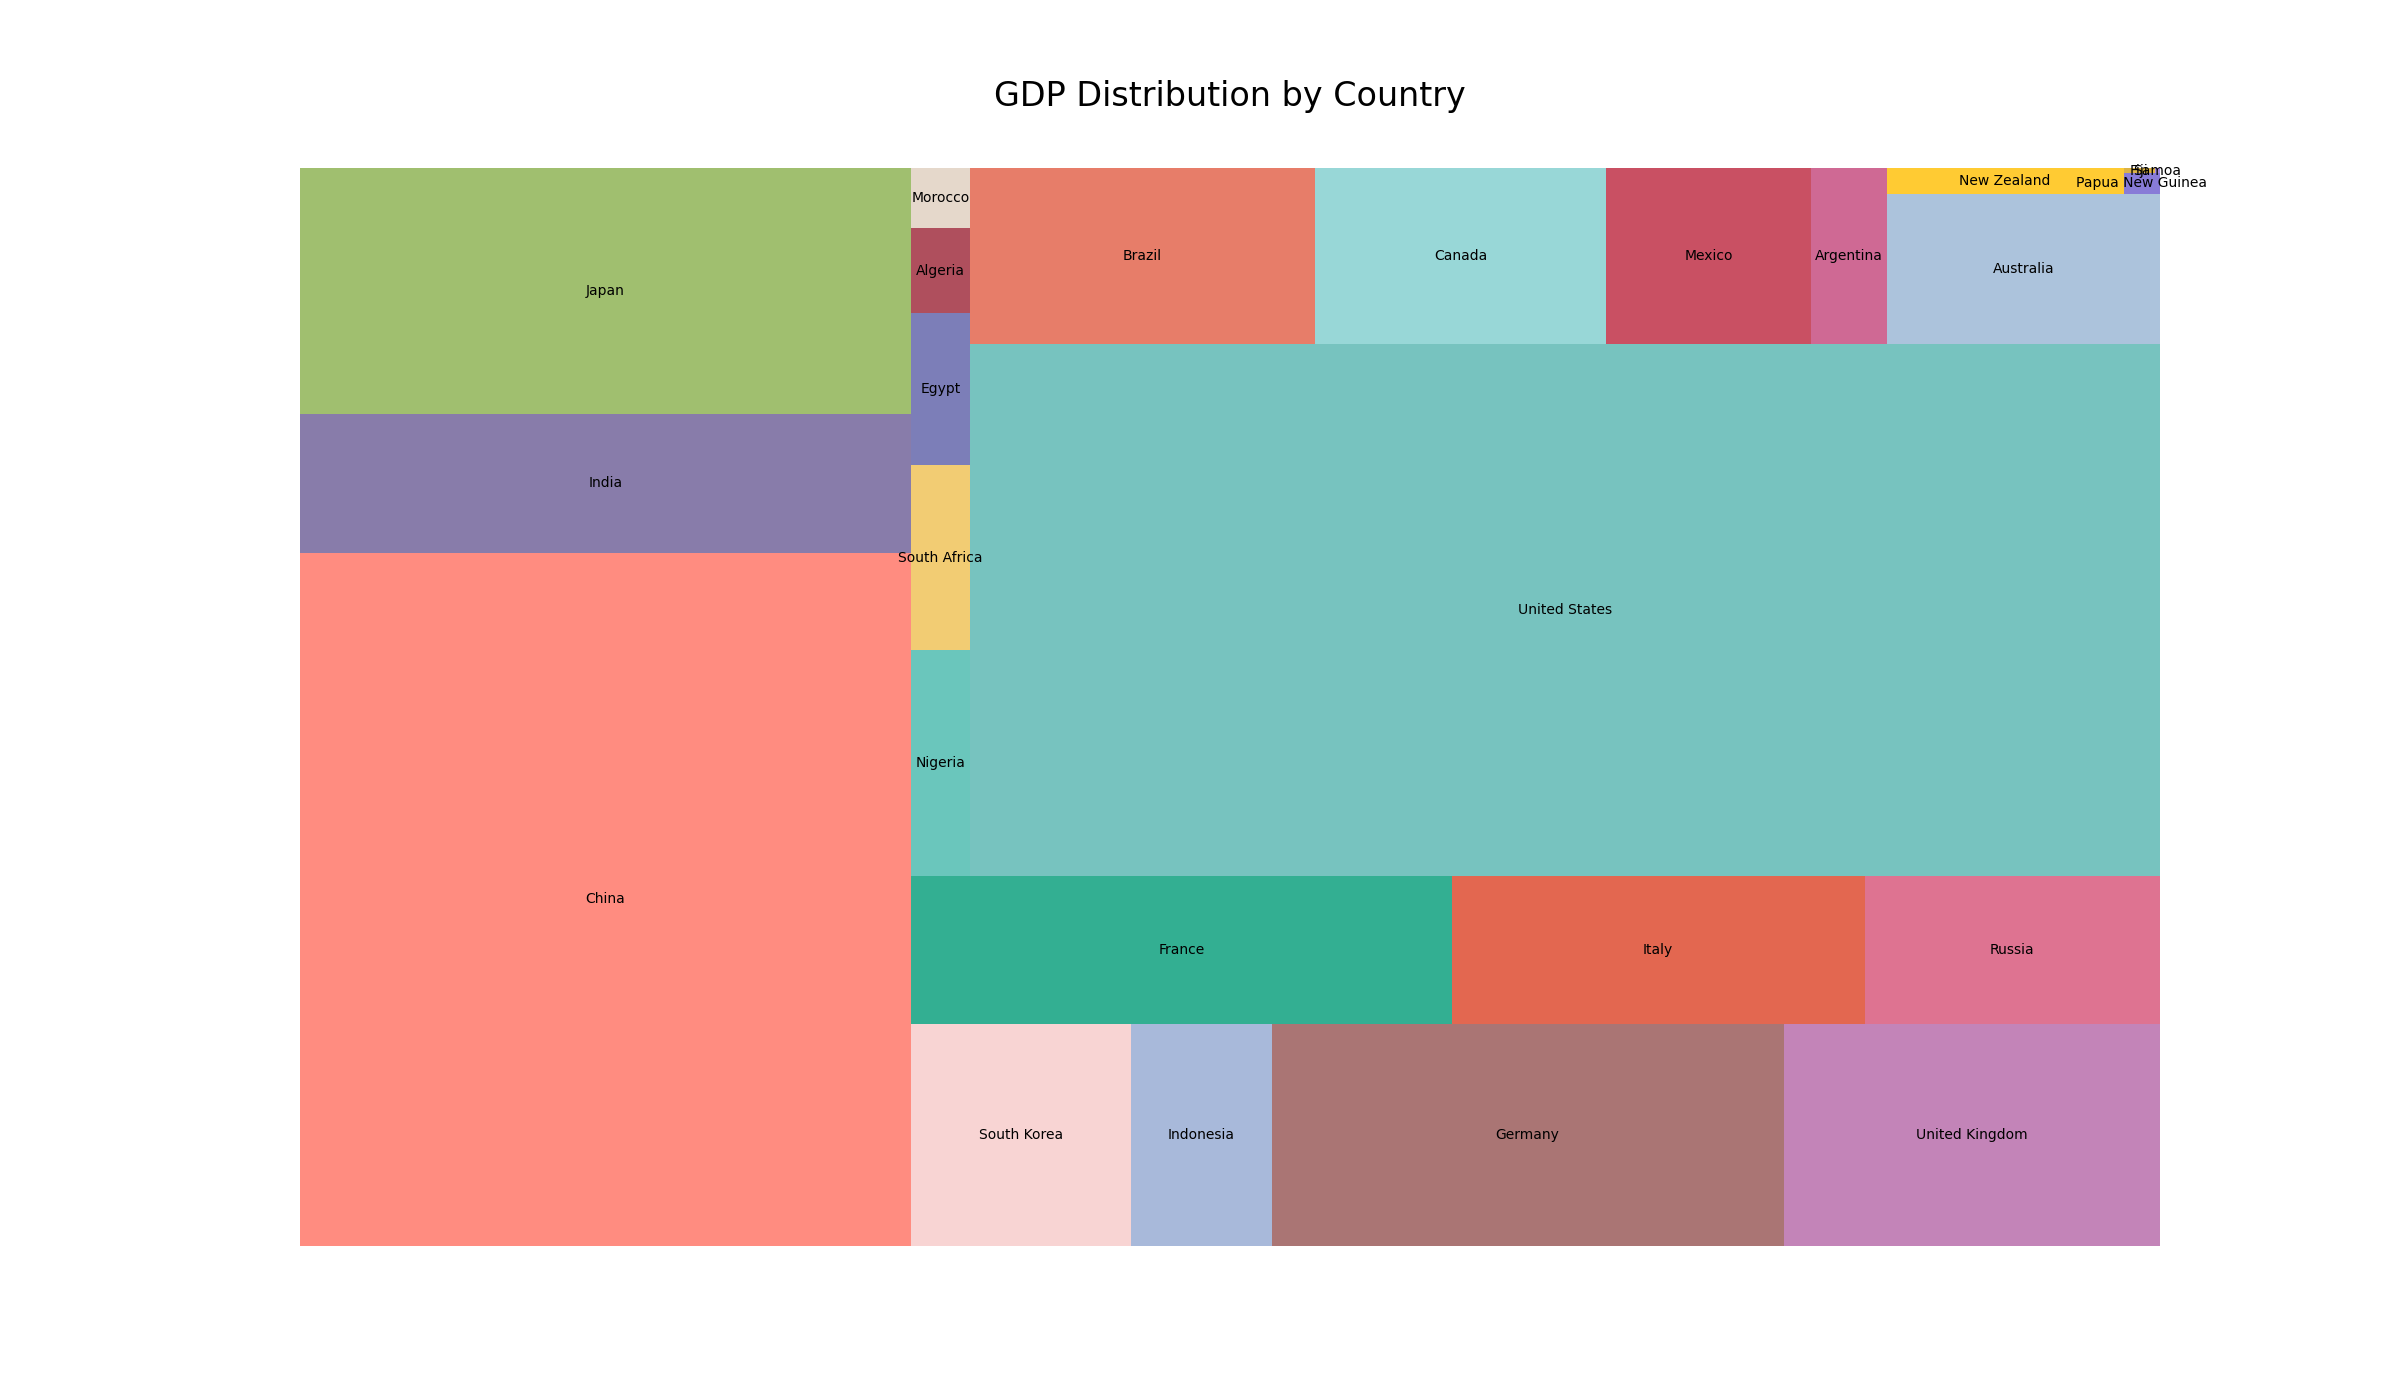

Generate this figure with Python:

import pandas as pd
import seaborn as sns
import matplotlib.pyplot as plt
import squarify

# Creating a DataFrame from the provided dataset
data = {
    'Continent': ['Asia', 'Asia', 'Asia', 'Asia', 'Asia', 'Europe', 'Europe', 'Europe', 'Europe', 'Europe',
                  'Africa', 'Africa', 'Africa', 'Africa', 'Africa', 'Americas', 'Americas', 'Americas', 'Americas',
                  'Americas', 'Oceania', 'Oceania', 'Oceania', 'Oceania', 'Oceania'],
    'Country': ['China', 'India', 'Japan', 'South Korea', 'Indonesia', 'Germany', 'United Kingdom',
                'France', 'Italy', 'Russia', 'Nigeria', 'South Africa', 'Egypt', 'Algeria', 'Morocco',
                'United States', 'Brazil', 'Canada', 'Mexico', 'Argentina', 'Australia', 'New Zealand',
                'Papua New Guinea', 'Fiji', 'Samoa'],
    'GDP': [14342903, 2875142, 5081770, 1655608, 1053126, 3845630, 2826441, 2715518, 2073860, 1483494,
            448120, 368135, 302256, 169988, 119040, 21433226, 2055502, 1736424, 1220357, 449663,
            1392687, 204913, 24975, 5470, 884]
}

df = pd.DataFrame(data)

# Plotting the treemap
plt.figure(figsize=(24, 14))
colors = ["#FF6F61", "#6B5B95", "#88B04B", "#F7CAC9", "#92A8D1", "#955251",
          "#B565A7", "#009B77", "#DD4124", "#D65076", "#45B8AC", "#EFC050",
          "#5B5EA6", "#9B2335", "#DFCFBE", "#55B4B0", "#E15D44", "#7FCDCD",
          "#BC243C", "#C3447A", "#98B4D4", "#FFBF00", "#6A5ACD", "#D4A017", "#9370DB"]

# Using squarify to plot treemap
squarify.plot(sizes=df['GDP'], label=df['Country'], color=colors, alpha=0.8)
plt.title('GDP Distribution by Country', fontsize=24, y=1.05)
plt.axis('off')
plt.show()
